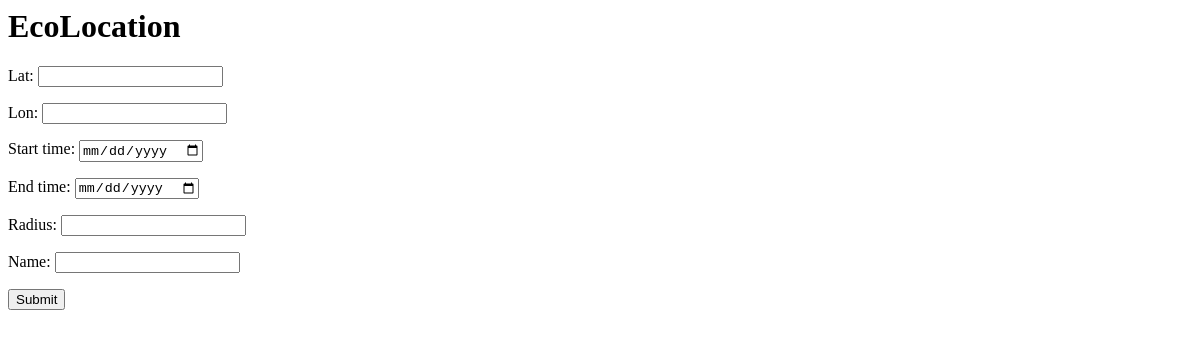
The page /make_event on the database as committed earlier.
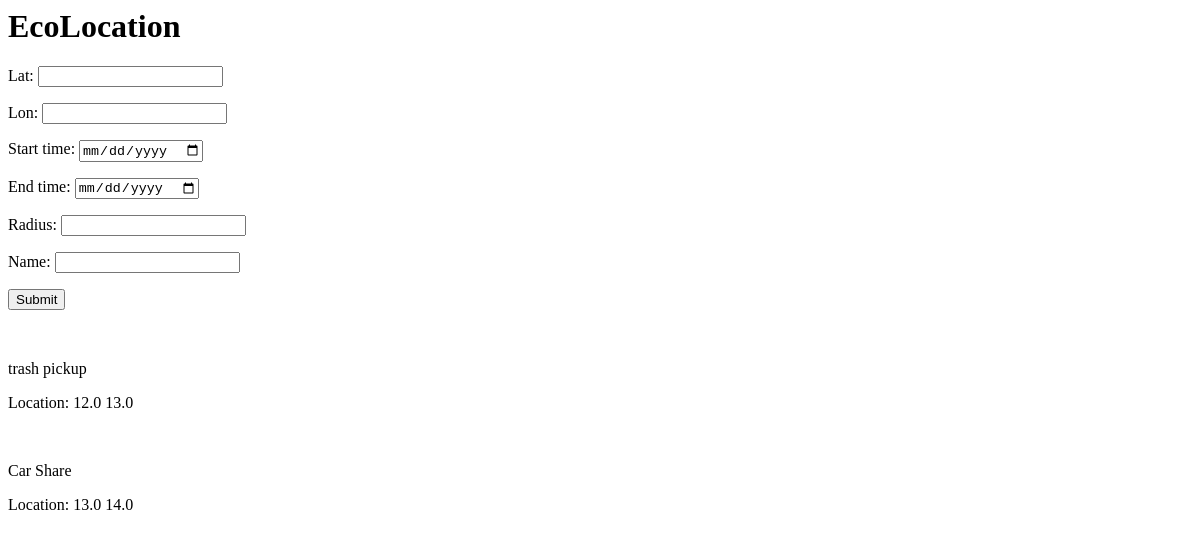
The same page on the database as committed later.
### ecolocation/models.py (models this page shows, shortened)
class Event(models.Model):
    name = models.CharField(max_length=100)
    lat = models.FloatField()
    lon = models.FloatField()
    start_time = models.DateField()
    end_time = models.DateField()
    num_joined = models.IntegerField(default=0)
    radius = models.FloatField()  # Miles

### ecolocation/views.py (the view)
# urls.py: path('make_event', views.create_event, name='make_event'),
def create_event(request):
    g = Event.objects.all()
    context = {"event_table": EventForm, "all_events": g,}
    return render(request, 'events/make_event.html', context)

### templates/events/make_event.html (shortened to what this page needs)
{% extends "base.html" %}
{% block content %}
<form action="/make_event/" method="post">
  <table>
    {{ event_table.as_p }}
  </table>
  <input type="submit" value="Submit">
</form>
<br>
{% for m in all_events %}
<p>{{m.name}}</p>
<p>Location: {{m.lat}} {{m.lon}}</p>
{% endfor %}
{% endblock %}

### templates/base.html
<html>
  <head>
    <h1>EcoLocation</h1>
  </head>
  <body>
    <main>
      {% block content %}
      {% endblock %}
    </main>
  </body>
</html>

Rows that differ between the two databases and show on the page:
added Event: name "trash pickup", lat "12.0", lon "13.0"
added Event: name "Car Share", lat "13.0", lon "14.0"
